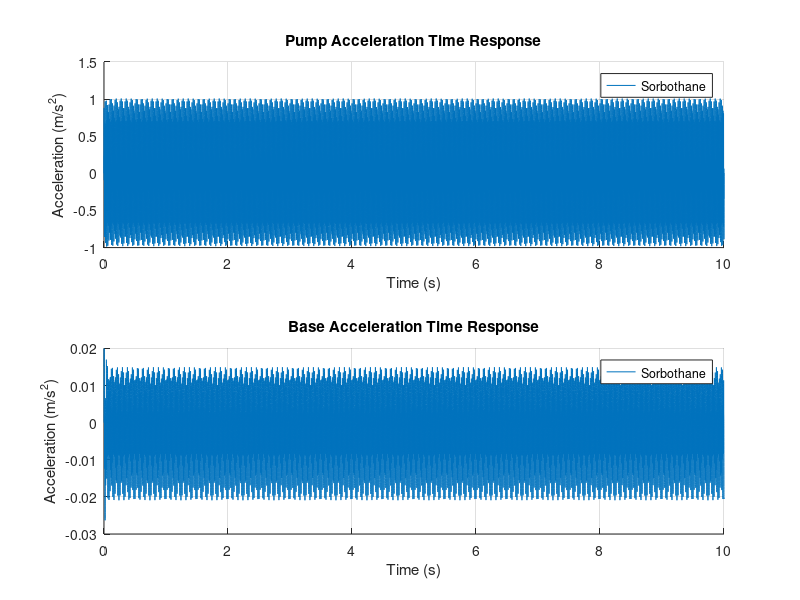
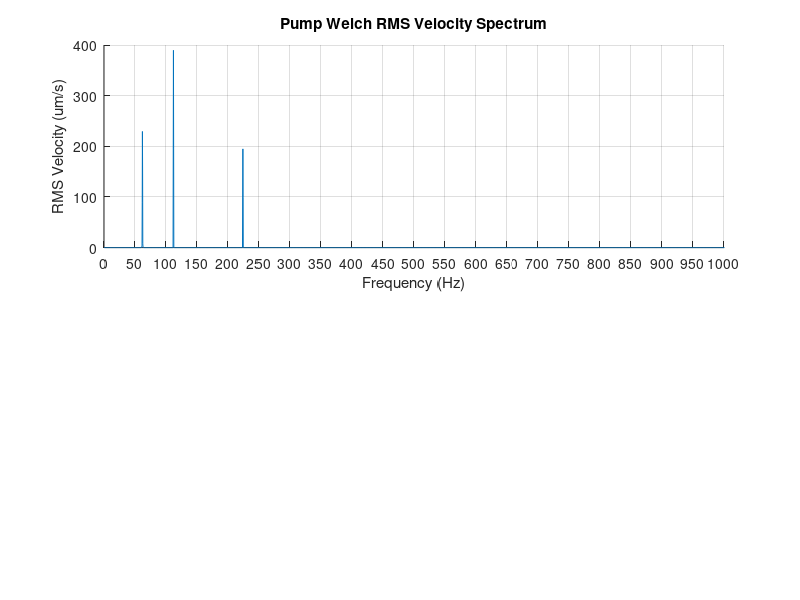

Recreate these plots in MATLAB, in order. (Note: this script raises an error after producing the figures.)
% Variables (all units SI)
clear; clc; close all;
pkg load control
pkg load signal

% ----- Isolator selection -----
% Set to 1, 2, or 3 to choose which isolator is processed and plotted:
% 1 = Sorbothane, 2 = Air shock, 3 = Wire rope
% Set to 4 to process and plot all three isolators
isoSelect = 1;
% ------------------------------

Mpump = 75;
Mheatex = 7;
Mbase = 22*2;

Mdpm = 16000;
Mairbox = 4000;

Mopt = 877.8/2.2 % Mass of optical table top surface
KoptLeg = 1766396.89; % Ns/m
Kopt = KoptLeg*4 % Spring rate of all 4 optical table legs
ZoptLeg = 0.18265;
CoptLeg = 2 * ZoptLeg * sqrt(KoptLeg * Mopt);
Copt = CoptLeg*4 % Damping coefficient of all 4 optical table legs


% ------ Setup Selection ----
% Set to 1 to simulate lab optical table test setup
% Set to 2 to simulate DPM airbox only
% Set to 3 or other to simulate DPM
setup = 1;

m1 = Mpump + Mbase + Mheatex; % kg
if setup == 1
  m2 = Mopt;
elseif setup == 2
  m2 = Mairbox;
else
  m2 = Mdpm;
end

F1 = 60; % Estimated force amplitude (N)
f1 = 112; % forcing frequency (Hz)
w1 = 2*pi*f1; % forcing frequency (rad/s)

F2 = 20; % Estimated force amplitude (N)
f2 = 62; % forcing frequency (Hz)
w2 = 2*pi*f2; % forcing frequency (rad/s)

F3 = 60; % Estimated  force amplitude (N)
f3 = 224; % forcing frequency (Hz)
w3 = 2*pi*f3; % forcing frequency (rad/s)

isolators = {'Sorbothane','Air shock','Wire rope'};

% Resolve selection into the set of isolator indices to process/plot
if isoSelect == 4
    isoRange = 1:length(isolators);
else
    isoRange = isoSelect;
end

##k1_list = [166706.80*6, 35110.95*4, 101281.59*4];   % Researched Values N/m
##k1_list = [83829*6, 33125*4, 472333*4];   % Static Deflection Values N/m
k1_list = [9256*6, 33125*4, 47233*4];   % Match Tuned Values N/m
##z1_list = [0.18265*6, 0.05*4, 0.2*4]; % Researched Values Ns/m
z1_list = [0.18*6, 0.1*4, 0.2*4]; % Match Tuned Values Ns/m

% Estimate damping coefficients based on damping ratio, mass, and stiffness
% Single mass model assumption valid as m1 << m2 (meff = m1m2/(m1+m2))
c1_list = 2 .* z1_list .* sqrt(k1_list .* m1);    % Ns/m
k2 = Kopt;
c2 = Copt;
##k2 = 0; % Worst case model
##c2 = 0; % Worst case model

% Vibration specs
VrmsToXmag = 1.414*(1/w1);
vccMag = (12.5e-6)*VrmsToXmag;
vcdMag = (6.25e-6)*VrmsToXmag;

% VC limits
vccVrms = 12.5e-6;          % m/s RMS
vccVelocityPeak = sqrt(2)*vccVrms;  % m/s peak form

% Time response
s = tf('s');

for i = isoRange

    k1 = k1_list(i);
    c1 = c1_list(i);

    % Response to forcing
    len = 10; % Sample in seconds
    resolution = 10000; % Samples per second
    samples = len*resolution;

    t = linspace(0,len,samples);
    A = F1*sin(w1*t) + F2*sin(w2*t) + F3*sin(w3*t);

    % Set up transfer function (output/input)
    x2x1 = (c1*s + k1)/(m2*s^2 + (c1+c2)*s + (k1+k2));
    x2A = (c1*s + k1)/((m1*s^2 + c1*s + k1)*(m2*s^2 + (c1+c2)*s + (k1+k2)) - (c1*s + k1)^2); % Pump forcing input, DPM displacement output
    x2A_array{i} = x2A;
    x1A = x2A / x2x1;
    x1A_array{i} = x1A;

    a2A = s^2*x2A;      % acceleration transfer function
    a2A_array{i} = a2A;
    a1A = a2A / x2x1;
    a1A_array{i} = a1A;

    v2A = s*x2A;      % velocity transfer function
    v2A_array{i} = v2A;
    v1A = v2A / x2x1;
    v1A_array{i} = v1A;

    % Gain at operating frequency
    [mag, phase] = bode(x2A, w1);
    gain_dB = mag2db(mag);
##    pIso = (1 - mag(:)/1)*100

end

% Time response acceleration
figure(2);

colors = lines(length(isolators));

% Pump acceleration
subplot(2,1,1);
hold on
grid on
for i = isoRange
    acc1 = lsim(a1A_array{i}, A, t); % pump accel
    plot(t, acc1, 'Color', colors(i,:), 'DisplayName', isolators{i});
end
xlabel('Time (s)')
ylabel('Acceleration (m/s^2)')
title('Pump Acceleration Time Response')
legend('Location','northeast')
hold off

% Base acceleration
subplot(2,1,2);
hold on
grid on
for i = isoRange
    acc2 = lsim(a2A_array{i}, A, t); % base accel
    plot(t, acc2, 'Color', colors(i,:), 'DisplayName', isolators{i});
end
xlabel('Time (s)')
ylabel('Acceleration (m/s^2)')
title('Base Acceleration Time Response')
legend('Location','northeast')
hold off

% Welch PSD - RMS velocity spectrum
figure(5);

fs = resolution;                 % sampling frequency (Hz)
nfft = 2^15;                     % FFT length
window = hanning(nfft);
noverlap = 0.5;

% Enable coherent scaling of Welch PSD to RMS per bin
% RMS velocity per bin = sqrt(PSD * df)
df = fs/nfft;

% VC limit lines (RMS velocity, um/s)
vcC = 12.5;   % VC-C
vcD = 6.25;   % VC-D
vcE = 3.12;   % VC-E

% Pump velocity spectrum
subplot(2,1,1);
hold on
grid on
for i = isoRange
    vel1 = lsim(v1A_array{i}, A, t);   % pump velocity time response
    [Pxx, fw] = pwelch(vel1, window, noverlap, nfft, fs);
    vrms = sqrt(Pxx * df)*1e6;
    plot(fw, vrms, 'DisplayName', isolators{i});
end
xlabel('Frequency (Hz)')
ylabel('RMS Velocity (um/s)')
title('Pump Welch RMS Velocity Spectrum')
set(gca, 'XScale', 'linear', 'YScale', 'linear');
xlim([0 1000]);
xticks(0:50:1000);
yline(vcC, '--', 'VC-C');
yline(vcD, '--', 'VC-D');
yline(vcE, '--', 'VC-E');
##legend('Location','northeast')
hold off

% Base velocity spectrum
subplot(2,1,2);
hold on
grid on
for i = isoRange
    vel2 = lsim(v2A_array{i}, A, t);   % base velocity time response
    [Pxx, fw] = pwelch(vel2, window, noverlap, nfft, fs);
    vrms = sqrt(Pxx * df)*1e6;
    plot(fw, vrms, 'DisplayName', isolators{i});
end
xlabel('Frequency (Hz)')
ylabel('RMS Velocity (um/s)')
title('Base Welch RMS Velocity Spectrum')
set(gca, 'XScale', 'linear', 'YScale', 'linear');
xlim([0 1000]);
xticks(0:50:1000);
yline(vcC, '--', 'VC-C');
yline(vcD, '--', 'VC-D');
yline(vcE, '--', 'VC-E');
##legend('Location','northeast')
hold off

##% Time response position
##figure(1);
##hold on
##grid on
##for i = isoRange
##    iso = lsim(x2A_array{i}, A, t); % base accel
##    plot(t, iso, 'Color', colors(i,:), 'DisplayName', isolators{i});
##end
####fprintf('\n%s\n', isolators{i});
####fprintf('k1 = %.2f N/m, c1 = %.2f Ns/m\n', k1, c1);
####fprintf('Operating Freq = %.3f Hz (%.2f rad/s)\n', f, w);
####fprintf('Gain = %.3e (%.2f dB), Phase = %.2f deg\n', mag(:), gain_dB(:), phase(:));
####fprintf('\n');
##xlabel('Time (s)')
##ylabel('Displacement (m)')
##title('Displacement Time Response')
##legend('Location','northeast')
####% VC limit markers
####yline(vccMag, '--', 'VC-C', 'DisplayName', 'VC-C');
####yline(-vccMag, '--', 'HandleVisibility','off');
##hold off

##% Time response velocity
##figure(3);
##hold on
##grid on
##
##for i = isoRange
####    acc = lsim(v1A_array{i}, A, t); % plot pump accel
##    acc = lsim(v2A_array{i}, A, t); % plot base accel
##    plot(t, acc, 'DisplayName', isolators{i});
##end
##
##xlabel('Time (s)')
##ylabel('Velocity (m/s)')
##title('Velocity Time Response')
##legend('Location','northeast')
##
##% VC limit markers
##yline(vccVelocityPeak,'--','VC-C','DisplayName','VC-C');
##yline(-vccVelocityPeak,'--','HandleVisibility','off');
##
##hold off
##%%

##% Frequency response
##figure(4); clf
##hold on
##
##w_plot = logspace(0,3,1000); % rad/s
##
##for i = isoRange
##    [mag, ~] = bode(x2A_array{i}, w_plot);
##    mag = squeeze(mag);
##    semilogx(w_plot/(2*pi), mag2db(mag), 'DisplayName', isolators{i});
##end
##
##grid on
##xlabel('Frequency (Hz)')
##ylabel('Magnitude (dB)')
##title('Frequency Response')
##legend('Location','northeast')
##
##% Operating frequency marker
##xline(f, '--k', sprintf('Operating Freq = %.2f Hz', f), 'LabelVerticalAlignment', 'middle', 'LabelOrientation', 'horizontal');
##
##hold off
